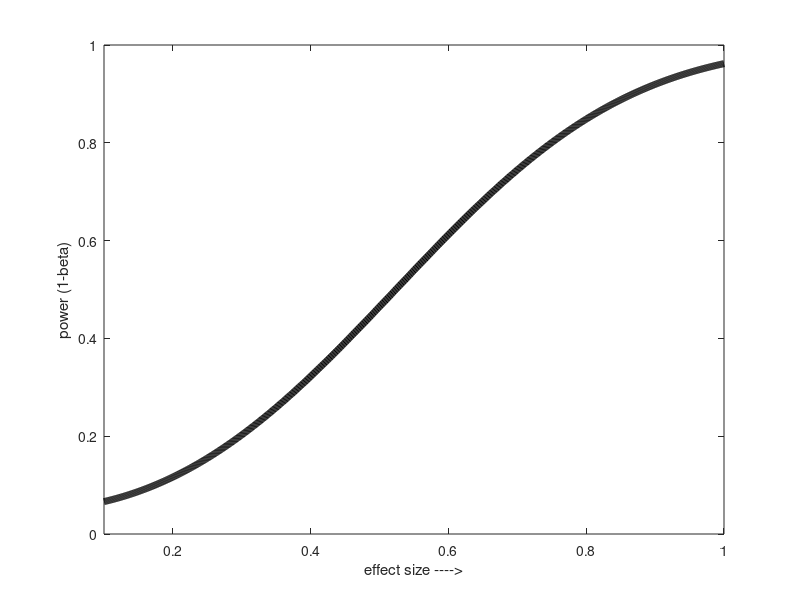

The MATLAB script that drew this image:
%%
clear all;close all

% number of subjects in your simulated study
n=16;
% range of effect sizes on x-axis
range = 0.1:.001:1;

figure();
% call sampsizepwr, which in this case will return the power.
% By giving the second argument as [0 1], i.e. the standard normal distribution,
% any value in variable range can be interpreted as number of standard
% deviations from the null distribution, i.e. effect size in Cohen's d. 
plot(range,sampsizepwr('t',[0 1],range,[],n),'k','LineWidth',5); 
xlabel('effect size ---->'); 
ylabel('power (1-beta)');
axis([min(range) max(range) 0 1]); 